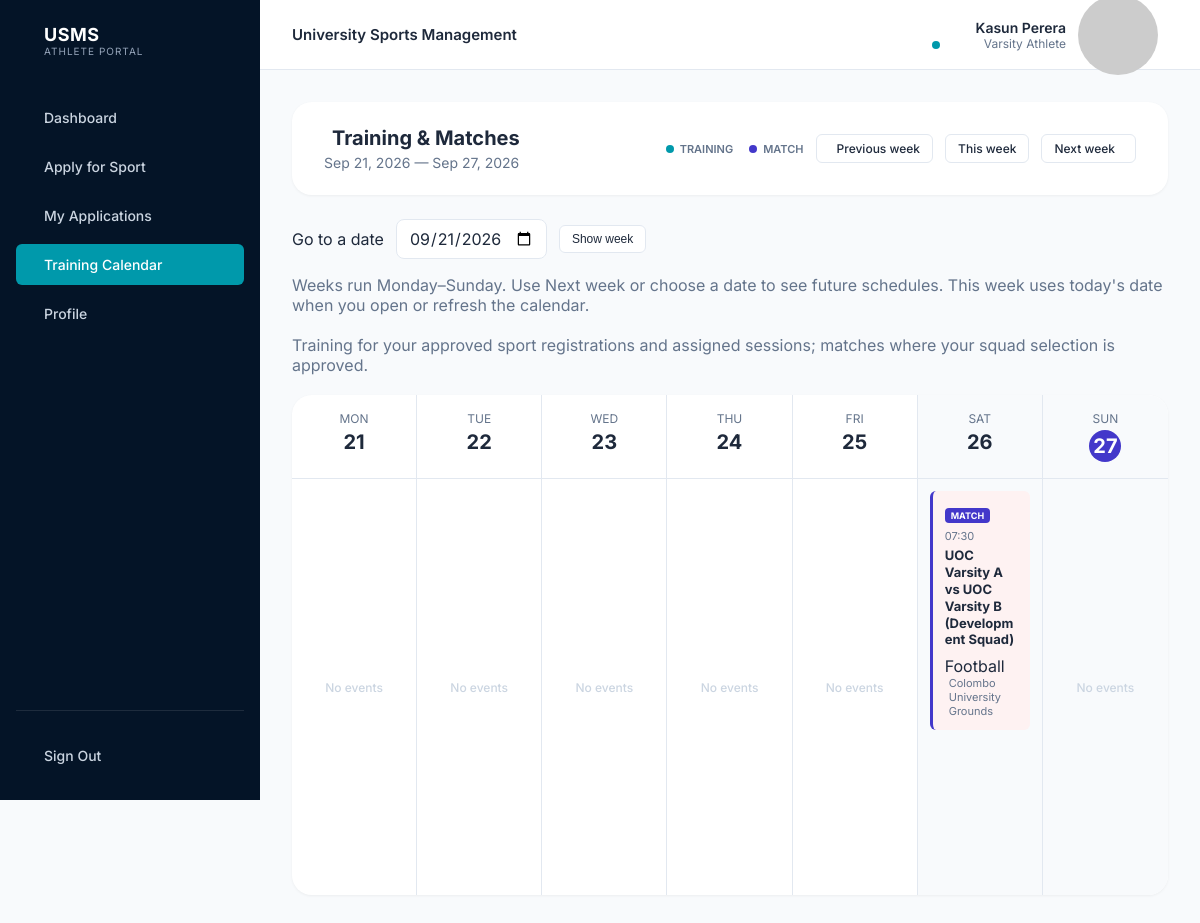
Page /views/athletic_regestration.php?view=calendar-view (signed in) on the earlier database version.
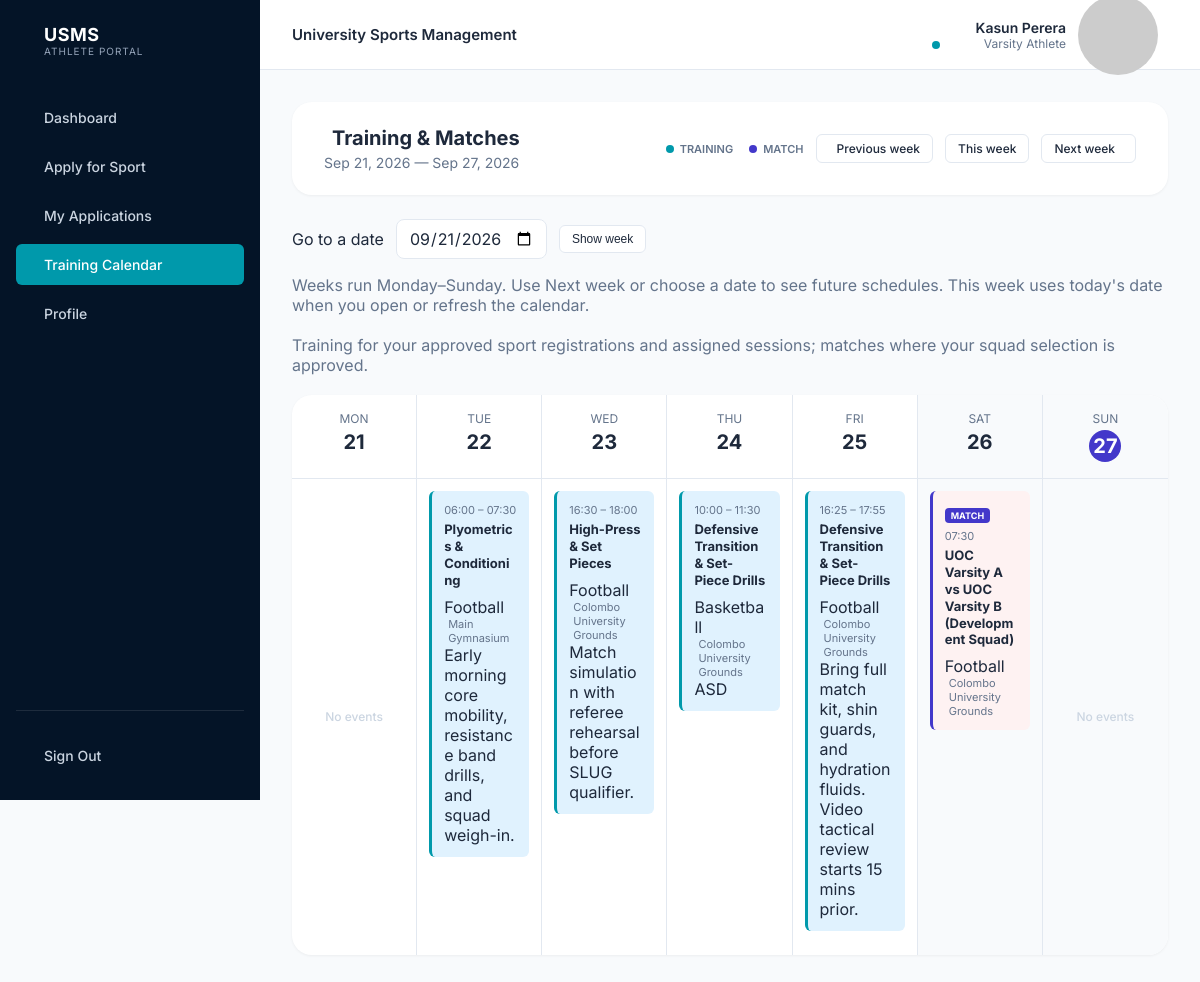
Same page on the later database version.
### tables this page shows
CREATE TABLE `Athletic` (
  `athlete_id` int(11) NOT NULL AUTO_INCREMENT,
  `user_id` int(11) NOT NULL,
  `index_number` varchar(20) NOT NULL,
  `full_name` varchar(255) NOT NULL,
  `academic_year` int(11) NOT NULL,
  `faculty` varchar(255) NOT NULL,
  `height` float(5,2) DEFAULT 0.00,
  `weight` float(5,2) DEFAULT 0.00,
  `emergency_Contact` varchar(20) DEFAULT '',
  `blood_group` varchar(10) DEFAULT 'O+',
  `medical_status` enum('Fit to Compete','Under Review','Temporarily Unfit') NOT NULL DEFAULT 'Fit to Compete',
  `allergies` varchar(255) DEFAULT 'None',
  `medical_notes` text DEFAULT NULL,
  `last_examined_date` date DEFAULT NULL,
  PRIMARY KEY (`athlete_id`),
  UNIQUE KEY `index_number` (`index_number`),
  KEY `userid` (`user_id`),
  CONSTRAINT `athletic_ibfk_1` FOREIGN KEY (`user_id`) REFERENCES `user` (`user_id`)
);

CREATE TABLE `fixtures` (
  `fixture_id` int(11) NOT NULL AUTO_INCREMENT,
  `sport_id` int(11) NOT NULL,
  `facility_id` int(11) NOT NULL,
  `opponent` varchar(255) NOT NULL,
  `fixture_type` enum('Inter-University','Inter-Faculty','Internal') NOT NULL DEFAULT 'Inter-University',
  `home_team` varchar(100) DEFAULT 'University of Colombo',
  `fixture_date` date NOT NULL,
  `fixture_time` time NOT NULL,
  PRIMARY KEY (`fixture_id`),
  KEY `sport_id` (`sport_id`),
  CONSTRAINT `fixtures_ibfk_1` FOREIGN KEY (`sport_id`) REFERENCES `sports` (`sport_id`)
);

CREATE TABLE `sports` (
  `sport_id` int(11) NOT NULL AUTO_INCREMENT,
  `sport_name` varchar(255) NOT NULL,
  PRIMARY KEY (`sport_id`),
  UNIQUE KEY `sport_name` (`sport_name`)
);

CREATE TABLE `facilities` (
  `facility_id` int(11) NOT NULL AUTO_INCREMENT,
  `facility_name` varchar(100) NOT NULL,
  `type` enum('Ground','Hall') NOT NULL,
  `capacity` int(11) NOT NULL,
  `available_time_windows` varchar(255) NOT NULL,
  PRIMARY KEY (`facility_id`)
);

CREATE TABLE `training_sessions` (
  `session_id` int(11) NOT NULL AUTO_INCREMENT,
  `sport_id` int(11) NOT NULL,
  `facility_id` int(11) DEFAULT NULL,
  `session_date` date NOT NULL,
  `start_time` time NOT NULL,
  `duration_minutes` time NOT NULL,
  `session_type` enum('Practice','Conditioning','Tactical') NOT NULL,
  `focus_area` varchar(255) DEFAULT NULL,
  `notes` text DEFAULT NULL,
  PRIMARY KEY (`session_id`),
  KEY `sport_id` (`sport_id`),
  CONSTRAINT `training_sessions_ibfk_1` FOREIGN KEY (`sport_id`) REFERENCES `sports` (`sport_id`)
);

### models/AthletePortal.php (called while the page is built, shortened)
<?php
class AthletePortal {
    private $db;
    public function __construct(PDO $db) { $this->db = $db; }
    public static function calendarWeek($requestedWeek = '', ?DateTimeImmutable $now = null) {
        $timezone = new DateTimeZone('Asia/Colombo');
        $today = ($now ?? new DateTimeImmutable('now', $timezone))->setTimezone($timezone)->setTime(0, 0);
        $date = is_string($requestedWeek) && preg_match('/^[0-9]{4}-[0-9]{2}-[0-9]{2}$/D', $requestedWeek)
            ? DateTimeImmutable::createFromFormat('!Y-m-d', $requestedWeek, $timezone) : false;
        if (!$date || $date->format('Y-m-d') !== $requestedWeek || (int)$date->format('Y') < 1900 || (int)$date->format('Y') > 2100) {
            $date = $today;
        }
        $start = $date->modify('-' . ((int)$date->format('N') - 1) . ' days');
        return [$start, $start->modify('+7 days')];
    }
    public function schedule($athleteId, $from, $to = null) {
        $training = "SELECT ts.*, s.sport_name, fac.facility_name,
            ts.session_date AS event_date, ts.start_time AS event_time,
            ADDTIME(ts.start_time, ts.duration_minutes) AS end_time
            FROM training_sessions ts JOIN sports s ON s.sport_id = ts.sport_id
            LEFT JOIN facilities fac ON fac.facility_id = ts.facility_id
            WHERE (EXISTS (SELECT 1 FROM sport_application sa JOIN seasons se ON se.season_id = sa.season_id
                WHERE sa.athletic_id = ? AND sa.sport_id = ts.sport_id AND sa.status = 'Approved'
                AND se.season_year = YEAR(ts.session_date))
                OR EXISTS (SELECT 1 FROM training_attendance ta WHERE ta.session_id = ts.session_id AND ta.athlete_id = ?))
            AND TIMESTAMP(ts.session_date, ts.start_time) >= ?";
        $matches = "SELECT f.*, s.sport_name, fac.facility_name,
            f.fixture_date AS event_date, f.fixture_time AS event_time
            FROM fixtures f JOIN sports s ON s.sport_id = f.sport_id
            LEFT JOIN facilities fac ON fac.facility_id = f.facility_id
            WHERE EXISTS (SELECT 1 FROM match_squads ms WHERE ms.fixture_id = f.fixture_id
                AND ms.athlete_id = ? AND ms.tic_approval_status = 'Approved')
            AND TIMESTAMP(f.fixture_date, f.fixture_time) >= ?";
        $tp = [$athleteId, $athleteId, $from];
        $mp = [$athleteId, $from];
        if ($to !== null) {
            $training .= ' AND ts.session_date < ?'; $tp[] = $to;
            $matches .= ' AND f.fixture_date < ?'; $mp[] = $to;
        }
        $stmt = $this->db->prepare($training . ' ORDER BY event_date, event_time, ts.session_id');
        $stmt->execute($tp);
        $sessions = $stmt->fetchAll();
        $stmt = $this->db->prepare($matches . ' ORDER BY event_date, event_time, f.fixture_id');
        $stmt->execute($mp);
        return ['training' => $sessions, 'matches' => $stmt->fetchAll()];
    }
}

### views/athletic_regestration.php (the view, shortened to what the rows shown need)
<?php
$db = Database::connect();
require_once __DIR__ . '/../models/AthletePortal.php';
$portal = new AthletePortal($db);
function athleteEscape($value) { return htmlspecialchars((string)($value ?? ''), ENT_QUOTES, 'UTF-8'); }
$stmt = $db->prepare("SELECT a.*, u.email FROM Athletic a JOIN user u ON a.user_id = u.user_id WHERE a.user_id = ?");
$stmt->execute([$_SESSION['user_id']]);
$athlete = $stmt->fetch();
$fullName = htmlspecialchars($athlete['full_name']);
$athleteId = $athlete['athlete_id'];
$now = new DateTimeImmutable();
[$weekStart, $weekEnd] = AthletePortal::calendarWeek($_GET['week'] ?? '', $now);
$calendar = $portal->schedule($athleteId, $weekStart->format('Y-m-d'), $weekEnd->format('Y-m-d'));
$calendarDays = [];
foreach ($calendar as $type => $events) {
    foreach ($events as $event) {
        $event['kind'] = $type === 'training' ? 'training' : 'match';
        $calendarDays[$event['event_date']][] = $event;
    }
}
$currentView = $_GET['view'] ?? 'dashboard-view';
?>
<!DOCTYPE html>
<html lang="en">
<head>
    <link rel="stylesheet" href="../assets/css/athletic_regestration.css?v=<?= filemtime(__DIR__ . '/../assets/css/athletic_regestration.css') ?>">
</head>
<body>
    <div class="app-container">
        <aside class="sidebar">
            <div class="sidebar-header">
                <div class="logo-text">
                    <h1>USMS</h1>
                </div>
            </div>
        </aside>
        <main class="main-content">
            <header class="top-header">
                <div class="header-actions">
                    <div class="user-profile" id="topbar-user-profile" role="button" tabindex="0" title="View &amp; Edit Profile (Click to navigate)" style="cursor: pointer;" onclick="switchView('profile-view')">
                        <div class="user-info">
                            <span class="user-name"><?= $fullName ?></span>
                            <span class="user-role">Varsity Athlete</span>
                        </div>
                    </div>
                </div>
            </header>
            <div class="views-container">
                <?php require __DIR__ . '/partials/athlete_calendar.php'; ?>
            </div>
        </main>
    </div>
</body>
</html>

### views/partials/athlete_calendar.php (shortened to what the rows shown need)
<section id="calendar-view" class="view-section <?= $currentView === 'calendar-view' ? 'active' : '' ?>">
    <div class="calendar-header-card">
        <div class="cal-title"><h2><i class="ph ph-calendar-blank"></i> Training & Matches</h2><p><?= $weekStart->format('M j, Y') ?> — <?= $weekEnd->modify('-1 day')->format('M j, Y') ?></p></div>
    </div>
    <div class="calendar-grid">
        <?php for ($i = 0; $i < 7; $i++): $day = $weekStart->modify("+$i days"); $events = $calendarDays[$day->format('Y-m-d')] ?? []; ?>
            <div class="cal-day <?= $i >= 5 ? 'weekend' : '' ?> <?= $day->format('Y-m-d') === $now->format('Y-m-d') ? 'active-day' : '' ?>">
                <div class="day-header"><?= strtoupper($day->format('D')) ?> <strong><?= $day->format('j') ?></strong></div>
                <div class="events-container <?= !$events ? 'empty' : '' ?>">
                    <?php foreach ($events as $event): ?>
                        <div class="event-card <?= $event['kind'] ?>">
                            <?php if ($event['kind'] === 'match'): ?><span class="match-badge">MATCH</span><?php endif; ?>
                            <p class="time"><?= athleteEscape(substr($event['event_time'], 0, 5)) ?><?= $event['kind'] === 'training' ? ' – ' . athleteEscape(substr($event['end_time'], 0, 5)) : '' ?></p>
                            <h4><?= athleteEscape($event['kind'] === 'training' ? ($event['focus_area'] ?: $event['session_type']) : $event['home_team'] . ' vs ' . $event['opponent']) ?></h4>
                            <p><?= athleteEscape($event['sport_name']) ?></p>
                            <p class="location"><i class="ph ph-map-pin"></i> <?= athleteEscape($event['facility_name'] ?: 'Venue to be confirmed') ?></p>
                            <?php if ($event['kind'] === 'training' && $event['notes']): ?><p><?= athleteEscape($event['notes']) ?></p><?php endif; ?>
                        </div>
                    <?php endforeach; ?>
                </div>
            </div>
        <?php endfor; ?>
    </div>
</section>

Differences in the rows shown:
added training_sessions: start_time "06:00", end_time "07:30", focus_area "Plyometrics & Conditioning", sport.sport_name "Football", facility.facility_name "Main Gymnasium", notes "Early morning core mobility, resistance band drills, and squad weigh-in.", shown under "TUE"
added training_sessions: start_time "16:30", end_time "18:00", focus_area "High-Press & Set Pieces", sport.sport_name "Football", facility.facility_name "Colombo University Grounds", notes "Match simulation with referee rehearsal before SLUG qualifier.", shown under "WED"
added training_sessions: start_time "10:00", end_time "11:30", focus_area "Defensive Transition & Set-Piece Drills", sport.sport_name "Basketball", facility.facility_name "Colombo University Grounds", notes "ASD", shown under "THU"
added training_sessions: start_time "16:25", end_time "17:55", focus_area "Defensive Transition & Set-Piece Drills", sport.sport_name "Football", facility.facility_name "Colombo University Grounds", notes "Bring full match kit, shin guards, and hydration fluids. Video tactical review starts 15 mins prior.", shown under "FRI"
Other differences:
list line gone: "No events"
